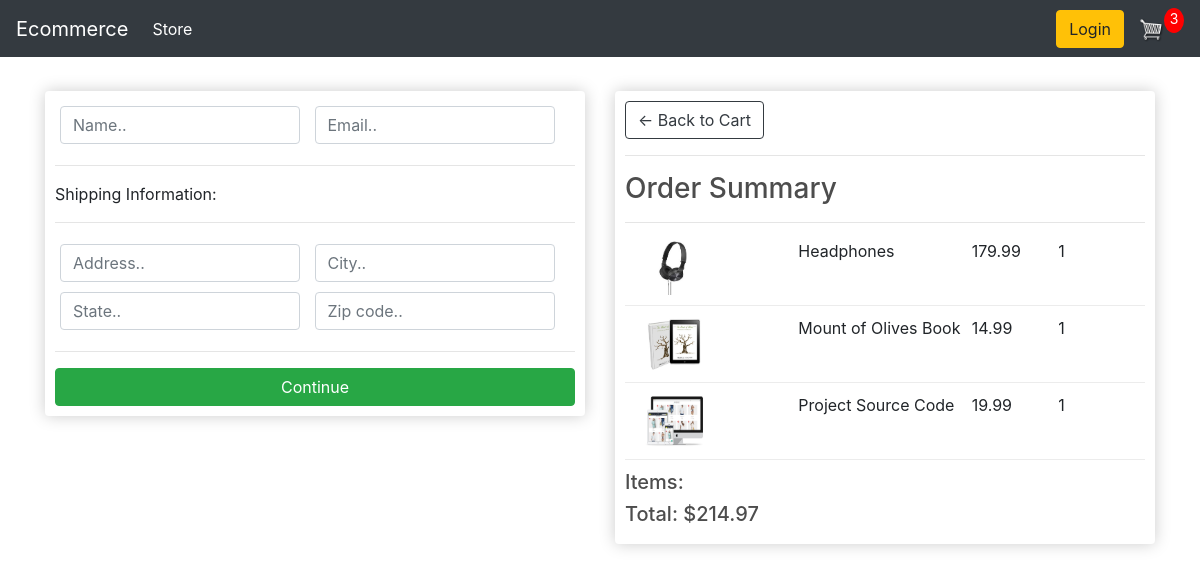
Screenshot of /checkout/ (signed in) with the database file from the repository.
### store/models.py (models this page shows, shortened)
class OrderItem(models.Model):
    product = models.ForeignKey(Product,on_delete=models.SET_NULL,null=True)
    order = models.ForeignKey(Order,on_delete=models.SET_NULL,null=True)
    quantity = models.IntegerField(default=0,blank=True, null=True)
    date_added = models.DateTimeField(auto_now_add=True)
    @property
    def get_total(self):
        total = self.product.price * self.quantity
        return total

class Product(models.Model):
    name = models.CharField(max_length=200,null=True)
    price = models.FloatField(default=0)
    digital =  models.BooleanField(default=False, blank=True, null=True)
    image = models.ImageField(blank=True, null=True)
    @property
    def imageURL(self):
        try:
            url = self.image.url
        except:
            url = ''
        return url

class Order(models.Model):
	customer = models.ForeignKey(Customer, on_delete=models.SET_NULL, null=True, blank=True)
	date_ordered = models.DateTimeField(auto_now_add=True)
	complete = models.BooleanField(default=False)
	transaction_id = models.CharField(max_length=100, null=True)
	@property
	def shipping(self):
		shipping = False
		orderitems = self.orderitem_set.all()
		for i in orderitems:
			if i.product.digital == False:
				shipping = True
		return shipping
	def get_cart_total(self):
		orderitems = self.orderitem_set.all() # Grab all the items choosen
		total = sum([item.get_total for item in orderitems]) #Calculate total price
		return total
	@property
	def get_cart_items(self):
		orderitems = self.orderitem_set.all() # Grab all the items choosen
		total = sum([item.quantity for item in orderitems]) # Calculate the total of quantity
		return total

### store/views.py (the view)
# urls.py: path('checkout/',views.checkout, name='checkout'),
def checkout(request):
    data = cartData(request)
    cartItems = data['cartItems']
    order = data['order']
    items = data['items']
    context = {'items' : items, 'order': order,'cartItems':cartItems, 'shipping': False}
    return render(request,'store/checkout.html',context)

### store/utils.py (called while the page is built)
def cartData(request):
	if request.user.is_authenticated:
		customer = request.user.customer
		order, created = Order.objects.get_or_create(customer=customer, complete=False)
		items = order.orderitem_set.all()
		cartItems = order.get_cart_items
	else:
		cookieData = cookieCart(request)
		cartItems = cookieData['cartItems']
		order = cookieData['order']
		items = cookieData['items']
	return {'items' : items, 'order': order,'cartItems':cartItems}

### store/templates/store/checkout.html (shortened to what this page needs)
{% extends 'store/main.html' %}
{% load static %}
{% block content %}
<div class="row">
    <div class="col-lg-6">
        <div class="box-element" id="form-wrapper">
            <form id="form">
                <div id="user-info">
                    <div class="form-field">
                        <input required class="form-control" type="text" name="name" placeholder="Name..">
                    </div>
                    <div class="form-field">
                        <input required class="form-control" type="email" name="email" placeholder="Email..">
                    </div>
                </div>
                <div id="shipping-info">
                    <hr>
                    <p>Shipping Information:</p>
                    <hr>
                    <div class="form-field">
                        <input class="form-control" type="text" name="address" placeholder="Address..">
                    </div>
                    <div class="form-field">
                        <input class="form-control" type="text" name="city" placeholder="City..">
                    </div>
                    <div class="form-field">
                        <input class="form-control" type="text" name="state" placeholder="State..">
                    </div>
                    <div class="form-field">
                        <input class="form-control" type="text" name="zipcode" placeholder="Zip code..">
                    </div>
                </div>
                <hr>
                <input id="form-button" class="btn btn-success btn-block" type="submit" value="Continue">
            </form>
        </div>
        <br>
    </div>
    <div class="col-lg-6">
        <div class="box-element">
            <a  class="btn btn-outline-dark" href="{% url 'cart' %}">&#x2190; Back to Cart</a>
            <hr>
            <h3>Order Summary</h3>
            <hr>
            {% for item in items  %}
                <div class="cart-row">
                    <div style="flex:2"><img class="row-image" src="{{item.product.imageURL}}"></div>
                    <div style="flex:2"><p>{{item.product.name}}</p></div>
                    <div style="flex:1"><p>{{item.product.price|floatformat:2}}</p></div>
                    <div style="flex:1"><p>{{item.quantity}}</p></div>
                </div>
            {% endfor %}
            <h5>Items:   {{order.get_total_items}}</h5>
            <h5>Total:   ${{order.get_cart_total|floatformat:2}}</h5>
        </div>
    </div>
</div>
{% endblock content %}

### static/css/main.css (style rules this page uses)
body { background-color: hsl(0, 0%, 98%); }
h1,h2,h3,h4,h5,h6 { color:hsl(0, 0%, 30%); }
.box-element { box-shadow:hsl(0, 0%, 80%) 0 0 16px; background-color: #fff; border-radius: 4px; padding: 10px; }
.col-lg-4, .col-lg-6, .col-lg-8, .col-lg-12 { margin-top: 10px; }
.btn { border-radius: 0; }
.row-image { width: 100px; }
.form-field { width:250px; display: inline-block; padding: 5px; }
.cart-row { display: flex; align-items: flex-stretch; padding-bottom: 10px; margin-bottom: 10px; border-bottom: 1px solid #ececec; }

### rows the page displays
OrderItem: product.imageURL (picture), product.name "Headphones", product.price "179.99", quantity "1"
OrderItem: product.imageURL (picture), product.name "Mount of Olives Book", product.price "14.99", quantity "1"
OrderItem: product.imageURL (picture), product.name "Project Source Code", product.price "19.99", quantity "1"
Order: get_cart_total "214.97"

### other values shown
{{ cartItems }} "3"
